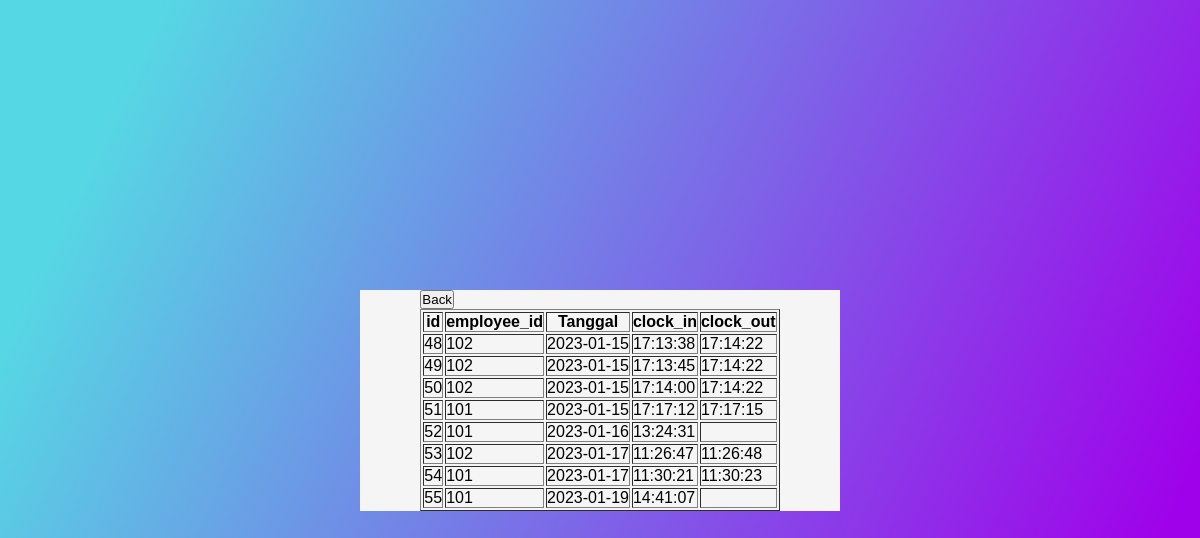
The app's page /dashboard/show.php (signed in) with its own data.
### tables this page shows
CREATE TABLE `attendance` (
  `id` int(11) NOT NULL,
  `employee_id` int(8) NOT NULL,
  `tgl` varchar(255) DEFAULT NULL,
  `clock_in` varchar(255) DEFAULT NULL,
  `clock_out` varchar(255) DEFAULT NULL
);

### dashboard/show.php (the view, shortened to what this page needs)
<?php
    include ("../connection.php");
?>
<!DOCTYPE html>
<html lang="en">
<head>
    <link rel="stylesheet" href="../style2.css">
</head>
<body  class="show-body">
    <div class="show-container">
    <table border="1">
        <tr>
            <th>id</th>
            <th>employee_id</th>
            <th>Tanggal</th>
            <th>clock_in</th>
            <th>clock_out</th>
        </tr>
        <?php
            $sql = "SELECT * FROM attendance ORDER BY id";
            $result = $db->query($sql);
            while($row = $result->fetch_assoc())
        {
            echo "<tr>";
            echo "<td>" . $row['id'] . "</td>";
            echo "<td>" . $row['employee_id'] . "</td>";
            echo "<td>" . $row['tgl'] . "</td>";
            echo "<td>" . $row['clock_in'] . "</td>";
            echo "<td>" . $row['clock_out'] . "</td>";
            echo "</tr>";
        }
        ?>
        <div class="back-container">
            <form action="admin-page.php" method="POST" class="back">
                <button type="submit" class="back" name="back">Back</button>
            </form>
        </div>
    </div>
</body>
</html>

### style2.css (style rules this page uses)
*, html, body { margin: 0; padding: 0; box-sizing: border-box; font-family: Verdana, Geneva, Tahoma, sans-serif; }
.show-body { background: linear-gradient(115deg, #56d8e4 10%, #9f01ea 90%); display: flex; justify-content: center; align-items: center; min-height: 100vh; margin: 0; }
.show-container { display: grid; background-color: whitesmoke; justify-content: center; margin: auto; width: 40%; }

### records on screen
attendance: id "48", employee "102", tgl "2023-01-15", clock_in "17:13:38", clock_out "17:14:22"
attendance: id "49", employee "102", tgl "2023-01-15", clock_in "17:13:45", clock_out "17:14:22"
attendance: id "50", employee "102", tgl "2023-01-15", clock_in "17:14:00", clock_out "17:14:22"
attendance: id "51", employee "101", tgl "2023-01-15", clock_in "17:17:12", clock_out "17:17:15"
attendance: id "52", employee "101", tgl "2023-01-16", clock_in "13:24:31"
attendance: id "53", employee "102", tgl "2023-01-17", clock_in "11:26:47", clock_out "11:26:48"
attendance: id "54", employee "101", tgl "2023-01-17", clock_in "11:30:21", clock_out "11:30:23"
attendance: id "55", employee "101", tgl "2023-01-19", clock_in "14:41:07"
